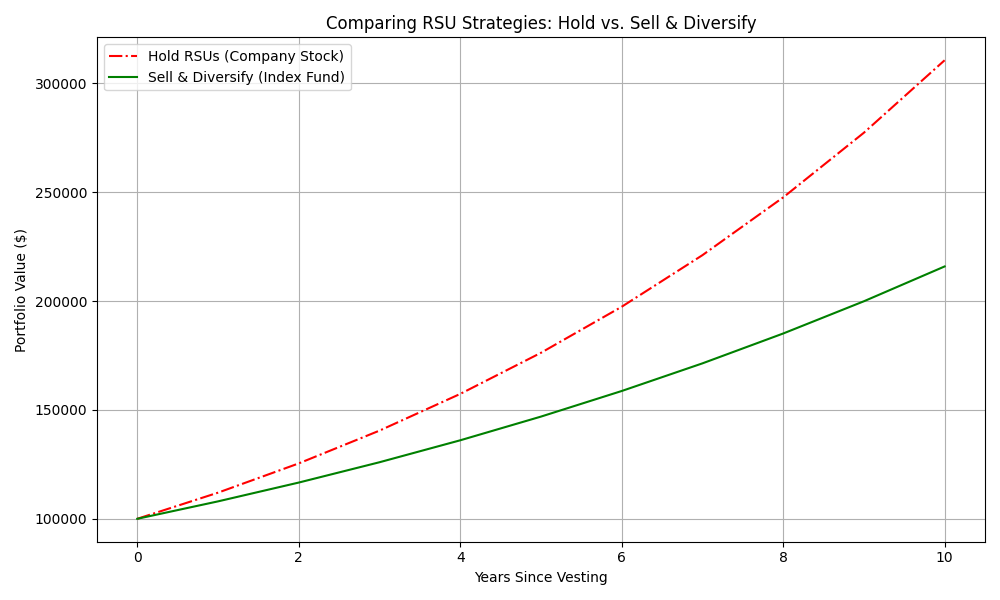

Python code for this plot:
import matplotlib.pyplot as plt
import numpy as np

# Assumptions
initial_rsu_value = 100_000  # RSUs vesting today
annual_growth_rate_stock = 0.12  # Annual return if holding the RSU stock
annual_growth_rate_index = 0.08  # Annual return if diversified into index fund
years = np.arange(0, 11, 1)

# Future value functions
def future_value(principal, rate, time):
    return principal * ((1 + rate) ** time)

# Calculating future values
stock_values = future_value(initial_rsu_value, annual_growth_rate_stock, years)
index_values = future_value(initial_rsu_value, annual_growth_rate_index, years)

# Plotting
plt.figure(figsize=(10, 6))
plt.plot(years, stock_values, label='Hold RSUs (Company Stock)', linestyle='dashdot', color='red')
plt.plot(years, index_values, label='Sell & Diversify (Index Fund)', linestyle='-', color='green')
plt.title('Comparing RSU Strategies: Hold vs. Sell & Diversify')
plt.xlabel('Years Since Vesting')
plt.ylabel('Portfolio Value ($)')
plt.legend()
plt.grid(True)
plt.tight_layout()
# Save instead of show
plt.savefig('portfolio_chart.png')
print("Plot saved as chart.png")
# plt.show()
